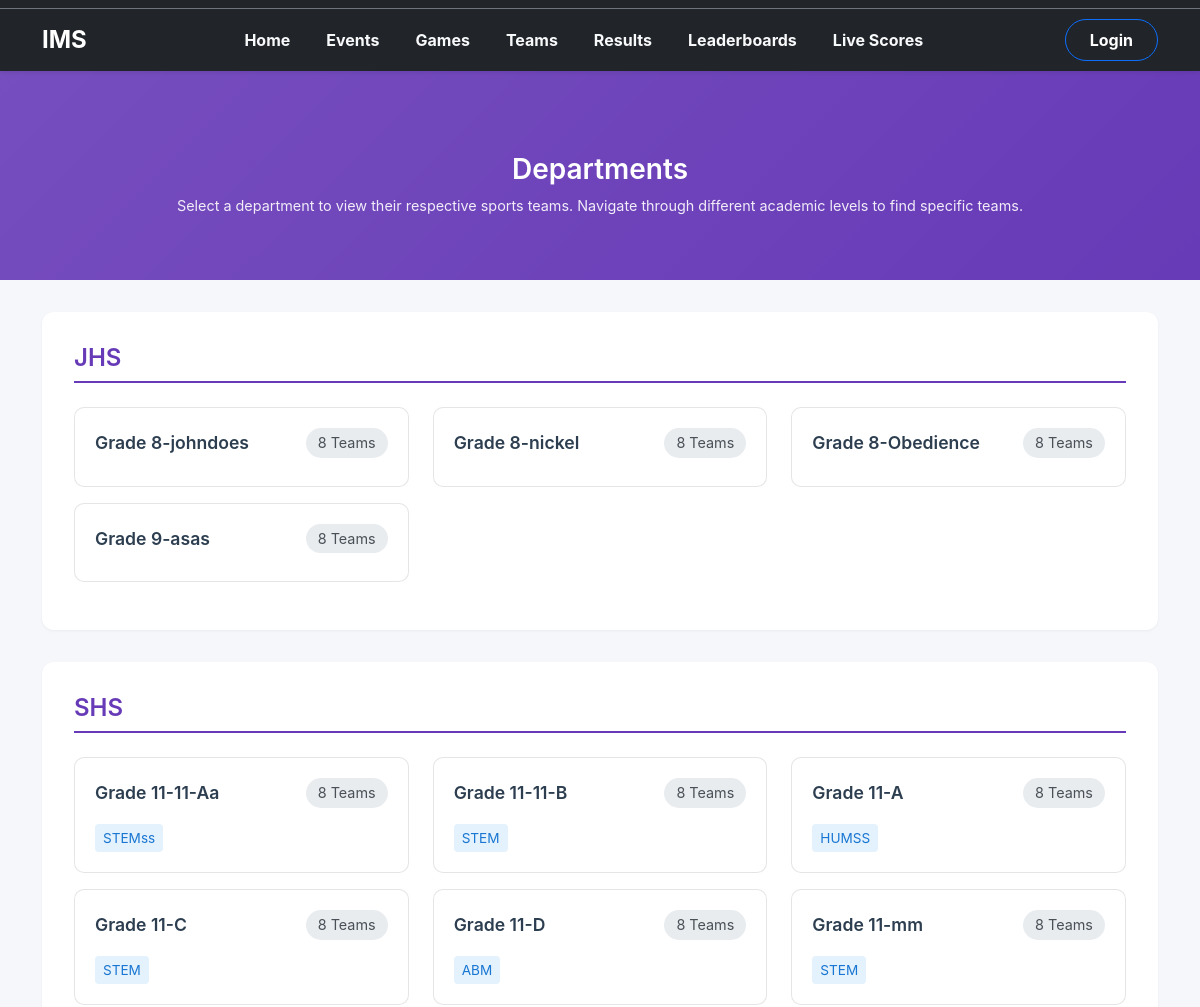
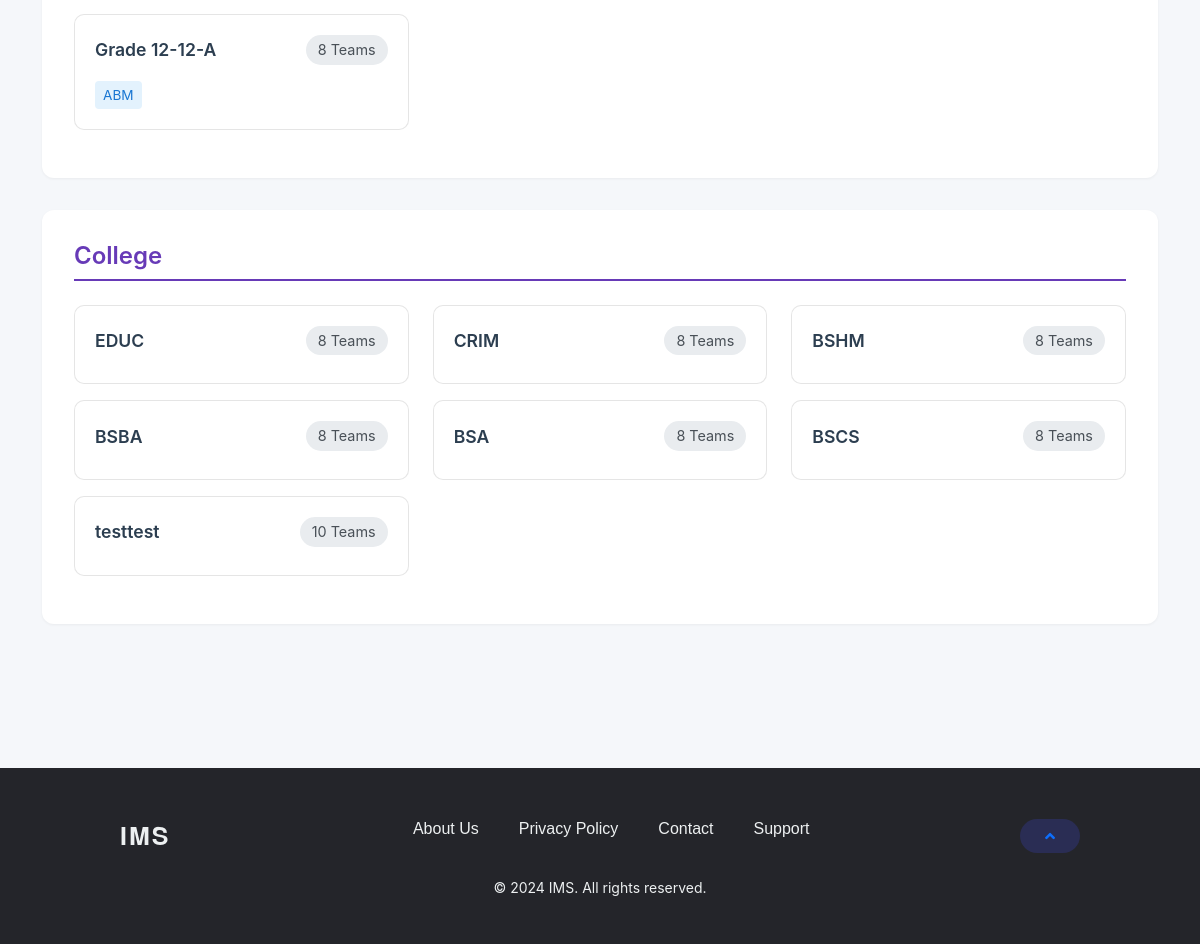
/teams.php, run on the app's committed database (2 pictures, top to bottom).
### tables this page shows
CREATE TABLE `grade_section_course` (
  `id` int(11) NOT NULL,
  `department_id` int(11) NOT NULL,
  `grade_level` enum('Grade 1','Grade 2','Grade 3','Grade 4','Grade 5','Grade 6','Grade 7','Grade 8','Grade 9','Grade 10','Grade 11','Grade 12') DEFAULT NULL,
  `strand` varchar(64) DEFAULT NULL,
  `section_name` varchar(50) DEFAULT NULL,
  `course_name` varchar(100) DEFAULT NULL,
  `Points` int(11) DEFAULT 0
);

### teams.php (the view, shortened to what this page needs)
<?php
$teams_conn = con();
include 'navbarhome.php';
$teams_where_conditions = ["gsc.id != 0"];
$teams_where_clause = "WHERE " . implode(" AND ", $teams_where_conditions);
$teams_query = "SELECT DISTINCT
            gsc.id as section_id,
            gsc.grade_level,
            gsc.section_name,
            gsc.strand,
            gsc.course_name,
            d.department_name,
            d.id as department_id,
            (SELECT COUNT(*) FROM teams t WHERE t.grade_section_course_id = gsc.id) as team_count
          FROM
            grade_section_course gsc
          JOIN
            departments d ON gsc.department_id = d.id
          $teams_where_clause
          ORDER BY
            d.department_name, gsc.grade_level, gsc.section_name";
$teams_result = $teams_conn->query($teams_query);
$teams_departments = [];
while ($row = $teams_result->fetch_assoc()) {
    if (!isset($teams_departments[$row['department_id']])) {
        $teams_departments[$row['department_id']] = [
            'name' => $row['department_name'],
            'sections' => []
        ];
    }
    $teams_departments[$row['department_id']]['sections'][] = $row;
}
$current_params = $_GET;
function buildUrl($base, $params) {
    $query = http_build_query($params);
    return $base . '?' . $query;
}
?>
<!DOCTYPE html>
<html lang="en">
<head>
    <link href="https://cdn.jsdelivr.net/npm/bootstrap@5.3.3/dist/css/bootstrap.min.css" rel="stylesheet">
    <link href="home.css" rel="stylesheet">
    <link rel="stylesheet" href="https://cdnjs.cloudflare.com/ajax/libs/font-awesome/5.15.4/css/all.min.css">
</head>
<body>
    <div class="page-header mt-5">
        <div class="container mt-5 pt-4 pb-4 text-center">
            <h1 class="h3 fw-semibold mb-2">Departments</h1>
            <p class="mb-3" style="font-size: 0.9rem; opacity: 0.9;">Select a department to view their respective sports teams. Navigate through different academic levels to find specific teams.</p>
        </div>
    </div>
    <div class="container mb-5">
        <?php if (empty($teams_departments)): ?>
            <div class="no-results">
                <i class="fas fa-search mb-3"></i>
                <h3>No Sections Found</h3>
                <p class="text-muted">Try adjusting your filters to see more results</p>
            </div>
        <?php else: ?>
            <?php foreach ($teams_departments as $dept): ?>
                <div class="department-section">
                    <h2 class="department-title"><?= htmlspecialchars($dept['name']) ?></h2>
                    <div class="row">
                        <?php foreach ($dept['sections'] as $section): ?>
                            <div class="col-md-6 col-lg-4">
                                <div class="section-card">
                                    <?php
                                    $section_params = $current_params;
                                    $section_params['section_id'] = $section['section_id'];
                                    $section_url = buildUrl('section_teams.php', $section_params);
                                    ?>
                                    <a href="<?= $section_url ?>">
                                        <div class="section-header">
                                            <h3 class="section-title">
                                                <?php if ($dept['name'] === 'College'): ?>
                                                    <?= htmlspecialchars($section['course_name']) ?>
                                                <?php else: ?>
                                                    <?= htmlspecialchars($section['grade_level']) ?>-<?= htmlspecialchars($section['section_name']) ?>
                                                <?php endif; ?>
                                            </h3>
                                            <span class="team-count">
                                                <?= $section['team_count'] ?> Teams
                                            </span>
                                        </div>
                                        <div class="section-details">
                                            <?php if (!empty($section['strand'])): ?>
                                                <div class="strand-badge">
                                                    <?= htmlspecialchars($section['strand']) ?>
                                                </div>
                                            <?php endif; ?>
                                        </div>
                                    </a>
                                </div>
                            </div>
                        <?php endforeach; ?>
                    </div>
                </div>
            <?php endforeach; ?>
        <?php endif; ?>
    </div>
    <?php include 'footerhome.php' ?>
</html>

### home.css (style rules this page uses)
* { box-sizing: border-box; margin: 0; padding: 0; }
body { background-color: #f5f7fa; font-family: 'Inter', -apple-system, BlinkMacSystemFont, 'Segoe UI', Roboto, sans-serif; }
.page-header::after { content: ''; position: absolute; top: 0; right: 0; bottom: 0; left: 0; background: linear-gradient(135deg, rgba(255,255,255,0.1) 0%, rgba(255,255,255,0) 100%); }
.page-header::after { content: ''; position: absolute; top: 0; right: 0; bottom: 0; left: 0; background: linear-gradient(135deg, rgba(52, 152, 219, 0.1) 0%, rgba(52, 152, 219, 0) 100%); }
.page-header::after { content: ''; position: absolute; top: 0; right: 0; bottom: 0; left: 0; background: linear-gradient(135deg, rgba(156, 39, 176, 0.1) 0%, rgba(156, 39, 176, 0) 100%); }

### teams.php (style rules this page uses)
body { background-color: #f5f7fa; font-family: 'Inter', -apple-system, BlinkMacSystemFont, 'Segoe UI', Roboto, sans-serif; }
.page-header { background: #673ab7; color: white; padding: 1.5rem 0; margin-bottom: 2rem; position: relative; overflow: hidden; }
.department-section { background: white; border-radius: 12px; box-shadow: 0 1px 3px rgba(0,0,0,0.05); padding: 2rem; margin-bottom: 2rem; }
.section-card { background: white; border-radius: 10px; border: 1px solid rgba(0,0,0,0.1); transition: all 0.3s ease; margin-bottom: 1rem; overflow: hidden; }
.section-card a { text-decoration: none; color: inherit; display: block; padding: 1.25rem; }
.section-header { display: flex; justify-content: space-between; align-items: center; margin-bottom: 0.5rem; }
.section-title { font-size: 1.1rem; font-weight: 600; color: #2c3e50; margin: 0; }
.team-count { background: #e9ecef; padding: 0.25rem 0.75rem; border-radius: 20px; font-size: 0.9rem; color: #495057; }
.section-details { color: #6c757d; font-size: 0.9rem; }
.department-title { color: #673ab7; font-size: 1.5rem; font-weight: 600; margin-bottom: 1.5rem; padding-bottom: 0.5rem; border-bottom: 2px solid #673ab7; }
.strand-badge { display: inline-block; padding: 0.25rem 0.5rem; background: #e3f2fd; color: #1976d2; border-radius: 4px; font-size: 0.85rem; margin-top: 0.5rem; }

### data on the page
grade_section_course: grade_level "Grade 8", section_name "johndoes", team_count "8"
grade_section_course: grade_level "Grade 8", section_name "nickel", team_count "8"
grade_section_course: grade_level "Grade 8", section_name "Obedience", team_count "8"
grade_section_course: grade_level "Grade 9", section_name "asas", team_count "8"
grade_section_course: grade_level "Grade 11", section_name "11-Aa", team_count "8", strand "STEMss"
grade_section_course: grade_level "Grade 11", section_name "11-B", team_count "8", strand "STEM"
grade_section_course: grade_level "Grade 11", section_name "A", team_count "8", strand "HUMSS"
grade_section_course: grade_level "Grade 11", section_name "C", team_count "8", strand "STEM"
grade_section_course: grade_level "Grade 11", section_name "D", team_count "8", strand "ABM"
grade_section_course: grade_level "Grade 11", section_name "mm", team_count "8", strand "STEM"
grade_section_course: grade_level "Grade 12", section_name "12-A", team_count "8", strand "ABM"
grade_section_course: course_name "EDUC", team_count "8"
grade_section_course: course_name "CRIM", team_count "8"
grade_section_course: course_name "BSHM", team_count "8"
grade_section_course: course_name "BSBA", team_count "8"
grade_section_course: course_name "BSA", team_count "8"
grade_section_course: course_name "BSCS", team_count "8"
grade_section_course: course_name "testtest", team_count "10"

### other printed values
$dept['name'] "JHS"
$dept['name'] "SHS"
$dept['name'] "College"
